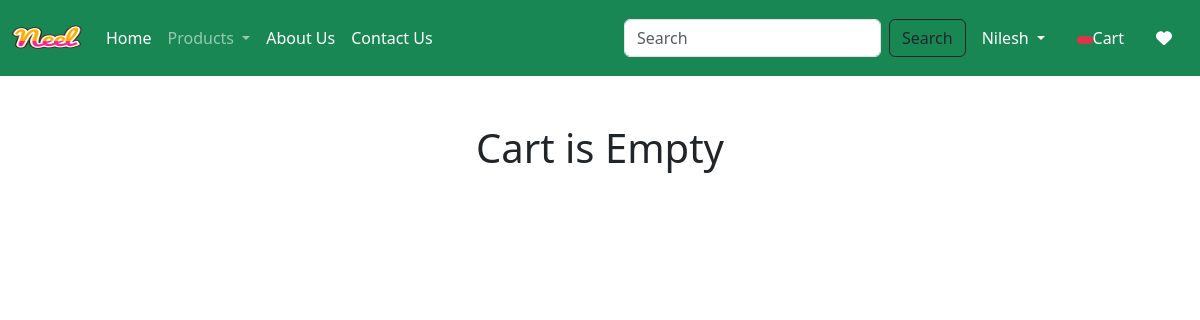
/cart/ (signed in), run on an earlier commit of the app's database.
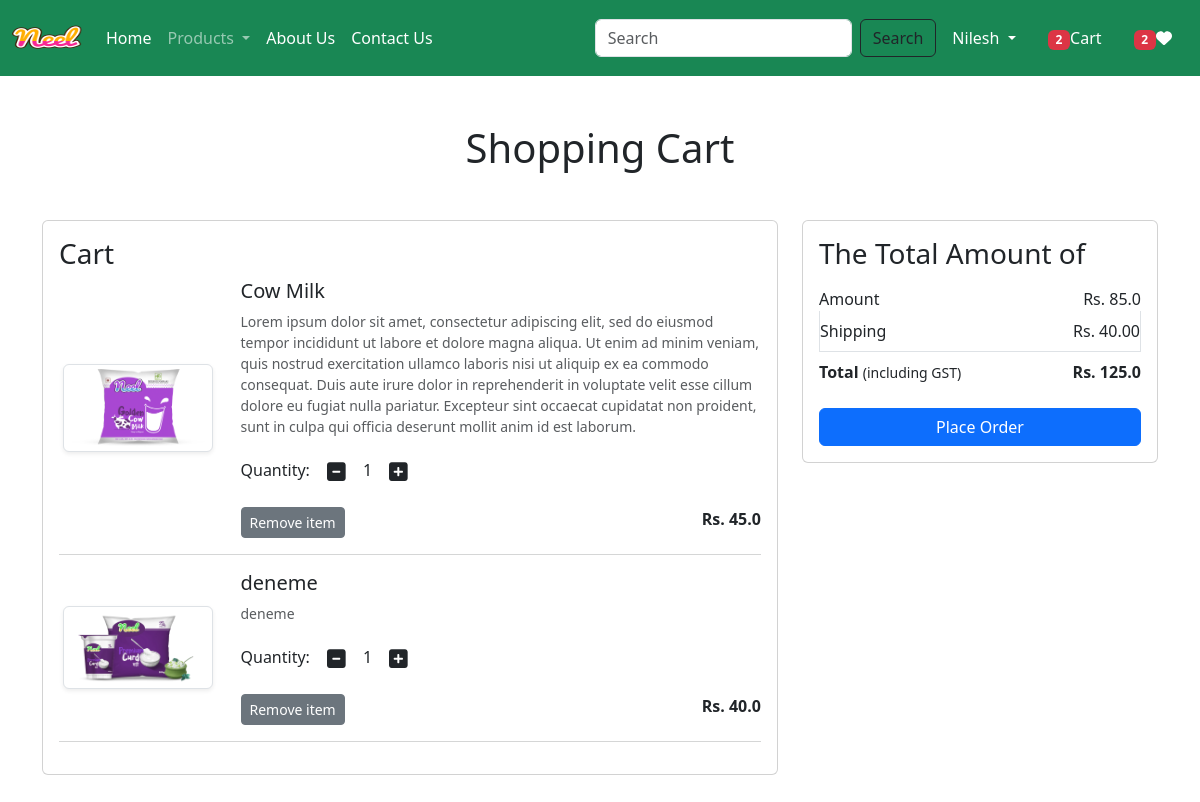
And on a later commit of the database.
### app/models.py (models this page shows, shortened)
class Cart(models.Model):
    user = models.ForeignKey(User, on_delete=models.CASCADE)
    product = models.ForeignKey(Product, on_delete=models.CASCADE)
    quantity = models.PositiveIntegerField(default=1)

class Product(models.Model):
    title = models.CharField(max_length=100)
    selling_price = models.FloatField()
    discounted_price = models.FloatField()
    description = models.TextField()
    composition = models.TextField(default='')
    prodapp = models.TextField(default='')
    category = models.CharField(choices=CATEGORY_CHOICES, max_length=2)
    product_image = models.ImageField(upload_to='product')

### app/views.py (the view)
# urls.py: path("cart/", views.show_cart, name="showcart"),
@login_required
def show_cart(request):
    user = request.user
    cart = Cart.objects.filter(user=user)
    amount = 0
    for p in cart:
        value = p.quantity * p.product.discounted_price
        amount = amount + value
    totalamount = amount + 40
    totalitem = 0
    wishitem = 0
    if request.user.is_authenticated:
        totalitem = len(Cart.objects.filter(user=request.user))
        wishitem = len(WishList.objects.filter(user=request.user))
    return render(request, "app/addtocart.html", locals())

### app/templates/app/addtocart.html (shortened to what this page needs)
{% extends 'app/base.html' %}
{% load static %}
{% block content %}
    <div class="container my-5">
        <div class="row">
            {% if cart %}
            <h1 class="text-center mb-5">Shopping Cart</h1>
            <div class="col-sm-8">
                <div class="card">
                    <div class="card-body">
                        <h3>Cart</h3>
                        {% for item in cart %}
                        <div class="row">
                            <div class="col-sm-3 text-center align-self-center">
                                <img src="{{item.product.product_image.url}}" alt="" class="img-fluid img-thumbnail shadow-sm" height="150" width="150">
                            </div>
                            <div class="col-sm-9">
                                <div>
                                    <h5>{{item.product.title}}</h5>
                                    <p class="mb-2 text-muted small">{{item.product.description}}</p>
                                    <div class="my-3">
                                        <label for="quantity">Quantity:</label>
                                        <a class="minus-cart btn" pid={{item.product.id}}><i class="fas fa-minus-square fa-lg"></i></a>
                                        <span id="quantity">{{item.quantity}}</span>
                                        <a class="plus-cart btn" pid={{item.product.id}}><i class="fas fa-plus-square fa-lg"></i></a>
                                    </div>
                                    <div class="d-flex justify-content-between">
                                        <a href="#" class="remove-cart btn btn-sm btn-secondary mr-3" pid={{item.product.id}}>Remove item</a>
                                        <p class="mb-0"><span><strong>Rs. {{item.product.discounted_price}}</strong></span></p>
                                    </div>
                                </div>
                            </div>
                        </div>
                        <hr class="text-muted">
                        {% endfor %}
                    </div>
                </div>
            </div>
            <div class="col-sm-4">
                <div class="card">
                    <div class="card-body">
                        <h3>The Total Amount of</h3>
                        <ul class="list-group">
                            <li class="list-group-item d-flex justify-content-between align-items-center border-0 px-0 pb-0">Amount<span id="amount">Rs. {{amount}}</span></li>
                            <li class="list-group-item d-flex justify-content-between align-items-center px-0">Shipping<span>Rs. 40.00</span></li>
                            <li class="list-group-item d-flex justify-content-between align-items-center border-0 px-0 mb-3">
                                <div>
                                    <strong>Total</strong>  <small>(including GST)</small>
                                </div>
                                <span id="totalamount"><strong>Rs. {{totalamount}}</strong></span>
                            </li>
                        </ul>
                        <div class="d-grid"><a href="{% url 'checkout' %}" class="btn btn-primary">Place Order</a></div>
                    </div>
                </div>
            </div>
            {% else %}
            <h1 class="text-center mb-5">Cart is Empty</h1>
            {% endif %}
        </div>
    </div>
{% endblock %}

What changed in the data, as far as the page shows it:
added Cart: product.product_image (picture), product "Cow Milk", product.description "Lorem ipsum dolor sit amet, consectetur adipiscing elit, sed do eiusmod tempor incididunt ut labore et dolore magna aliqua. Ut enim ad minim veniam, quis nostrud exercitation ullamco laboris nisi ut aliquip ex ea commodo consequat. Duis aute irure dolor in reprehenderit in voluptate velit esse cillum dolore eu fugiat nulla pariatur. Excepteur sint occaecat cupidatat non proident, sunt in culpa qui officia deserunt mollit anim id est laborum.", quantity "1", product.discounted_price "45.0"
added Cart: product.product_image (picture), product "deneme", product.description "deneme", quantity "1", product.discounted_price "40.0"
Also different on the page:
{{ totalitem }}: (not shown) → "2"
{{ wishitem }}: (not shown) → "2"
{{ amount }}: (not shown) → "85.0"
{{ totalamount }}: (not shown) → "125.0"
text no longer shown: "Cart is Empty"
text now shown: "Shopping Cart Cart The Total Amount of Amount Rs. Shipping Rs. 40.00 Total (including GST) Rs. Place Order"
